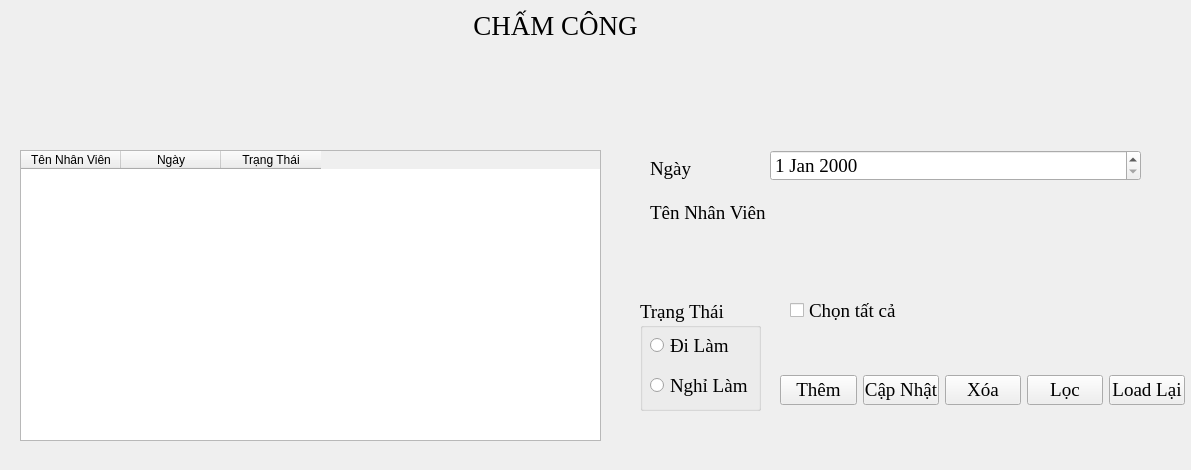
<?xml version="1.0" encoding="UTF-8"?>
<ui version="4.0">
 <class>FrameCC</class>
 <widget class="QFrame" name="FrameCC">
  <property name="geometry">
   <rect>
    <x>0</x>
    <y>0</y>
    <width>1191</width>
    <height>470</height>
   </rect>
  </property>
  <property name="windowTitle">
   <string>Frame</string>
  </property>
  <widget class="QLabel" name="label_2">
   <property name="geometry">
    <rect>
     <x>450</x>
     <y>10</y>
     <width>211</width>
     <height>31</height>
    </rect>
   </property>
   <property name="font">
    <font>
     <family>Times New Roman</family>
     <pointsize>20</pointsize>
    </font>
   </property>
   <property name="text">
    <string>CHẤM CÔNG</string>
   </property>
   <property name="alignment">
    <set>Qt::AlignCenter</set>
   </property>
  </widget>
  <widget class="QWidget" name="verticalLayoutWidget_4">
   <property name="geometry">
    <rect>
     <x>650</x>
     <y>150</y>
     <width>121</width>
     <height>81</height>
    </rect>
   </property>
   <layout class="QVBoxLayout" name="verticalLayout_4">
    <item>
     <widget class="QLabel" name="label_4">
      <property name="font">
       <font>
        <family>Times New Roman</family>
        <pointsize>14</pointsize>
       </font>
      </property>
      <property name="text">
       <string>Ngày</string>
      </property>
     </widget>
    </item>
    <item>
     <widget class="QLabel" name="label_3">
      <property name="font">
       <font>
        <family>Times New Roman</family>
        <pointsize>14</pointsize>
       </font>
      </property>
      <property name="text">
       <string>Tên Nhân Viên</string>
      </property>
     </widget>
    </item>
   </layout>
  </widget>
  <widget class="QWidget" name="verticalLayoutWidget_3">
   <property name="geometry">
    <rect>
     <x>770</x>
     <y>150</y>
     <width>371</width>
     <height>91</height>
    </rect>
   </property>
   <layout class="QVBoxLayout" name="verticalLayout_3">
    <item>
     <widget class="QDateEdit" name="deDateCC">
      <property name="font">
       <font>
        <family>Times New Roman</family>
        <pointsize>14</pointsize>
       </font>
      </property>
     </widget>
    </item>
    <item>
     <widget class="QLabel" name="lbTenNV">
      <property name="font">
       <font>
        <family>Times New Roman</family>
        <pointsize>14</pointsize>
       </font>
      </property>
      <property name="text">
       <string/>
      </property>
     </widget>
    </item>
   </layout>
  </widget>
  <widget class="QGroupBox" name="groupBox">
   <property name="geometry">
    <rect>
     <x>640</x>
     <y>300</y>
     <width>121</width>
     <height>111</height>
    </rect>
   </property>
   <property name="font">
    <font>
     <family>Times New Roman</family>
     <pointsize>14</pointsize>
    </font>
   </property>
   <property name="title">
    <string>Trạng Thái</string>
   </property>
   <widget class="QRadioButton" name="radioBTDL">
    <property name="geometry">
     <rect>
      <x>10</x>
      <y>30</y>
      <width>101</width>
      <height>31</height>
     </rect>
    </property>
    <property name="text">
     <string>Đi Làm</string>
    </property>
   </widget>
   <widget class="QRadioButton" name="radioBTNL">
    <property name="geometry">
     <rect>
      <x>10</x>
      <y>70</y>
      <width>101</width>
      <height>31</height>
     </rect>
    </property>
    <property name="text">
     <string>Nghỉ Làm</string>
    </property>
   </widget>
  </widget>
  <widget class="QCheckBox" name="checkAllCC">
   <property name="geometry">
    <rect>
     <x>790</x>
     <y>290</y>
     <width>231</width>
     <height>41</height>
    </rect>
   </property>
   <property name="font">
    <font>
     <family>Times New Roman</family>
     <pointsize>14</pointsize>
    </font>
   </property>
   <property name="text">
    <string>Chọn tất cả</string>
   </property>
  </widget>
  <widget class="QWidget" name="horizontalLayoutWidget">
   <property name="geometry">
    <rect>
     <x>780</x>
     <y>370</y>
     <width>405</width>
     <height>41</height>
    </rect>
   </property>
   <layout class="QHBoxLayout" name="horizontalLayout">
    <item>
     <widget class="QPushButton" name="btAdd">
      <property name="font">
       <font>
        <family>Times New Roman</family>
        <pointsize>14</pointsize>
       </font>
      </property>
      <property name="text">
       <string>Thêm</string>
      </property>
     </widget>
    </item>
    <item>
     <widget class="QPushButton" name="btUpdate">
      <property name="font">
       <font>
        <family>Times New Roman</family>
        <pointsize>14</pointsize>
       </font>
      </property>
      <property name="text">
       <string>Cập Nhật</string>
      </property>
     </widget>
    </item>
    <item>
     <widget class="QPushButton" name="btDel">
      <property name="font">
       <font>
        <family>Times New Roman</family>
        <pointsize>14</pointsize>
       </font>
      </property>
      <property name="text">
       <string>Xóa</string>
      </property>
     </widget>
    </item>
    <item>
     <widget class="QPushButton" name="btLoad">
      <property name="font">
       <font>
        <family>Times New Roman</family>
        <pointsize>14</pointsize>
       </font>
      </property>
      <property name="text">
       <string>Lọc</string>
      </property>
     </widget>
    </item>
    <item>
     <widget class="QPushButton" name="btLoadAgain">
      <property name="font">
       <font>
        <family>Times New Roman</family>
        <pointsize>14</pointsize>
       </font>
      </property>
      <property name="text">
       <string>Load Lại</string>
      </property>
     </widget>
    </item>
   </layout>
  </widget>
  <widget class="QTableWidget" name="dataTab">
   <property name="geometry">
    <rect>
     <x>20</x>
     <y>150</y>
     <width>581</width>
     <height>291</height>
    </rect>
   </property>
   <column>
    <property name="text">
     <string>Tên Nhân Viên</string>
    </property>
   </column>
   <column>
    <property name="text">
     <string>Ngày</string>
    </property>
   </column>
   <column>
    <property name="text">
     <string>Trạng Thái</string>
    </property>
   </column>
  </widget>
 </widget>
 <resources/>
 <connections/>
</ui>
